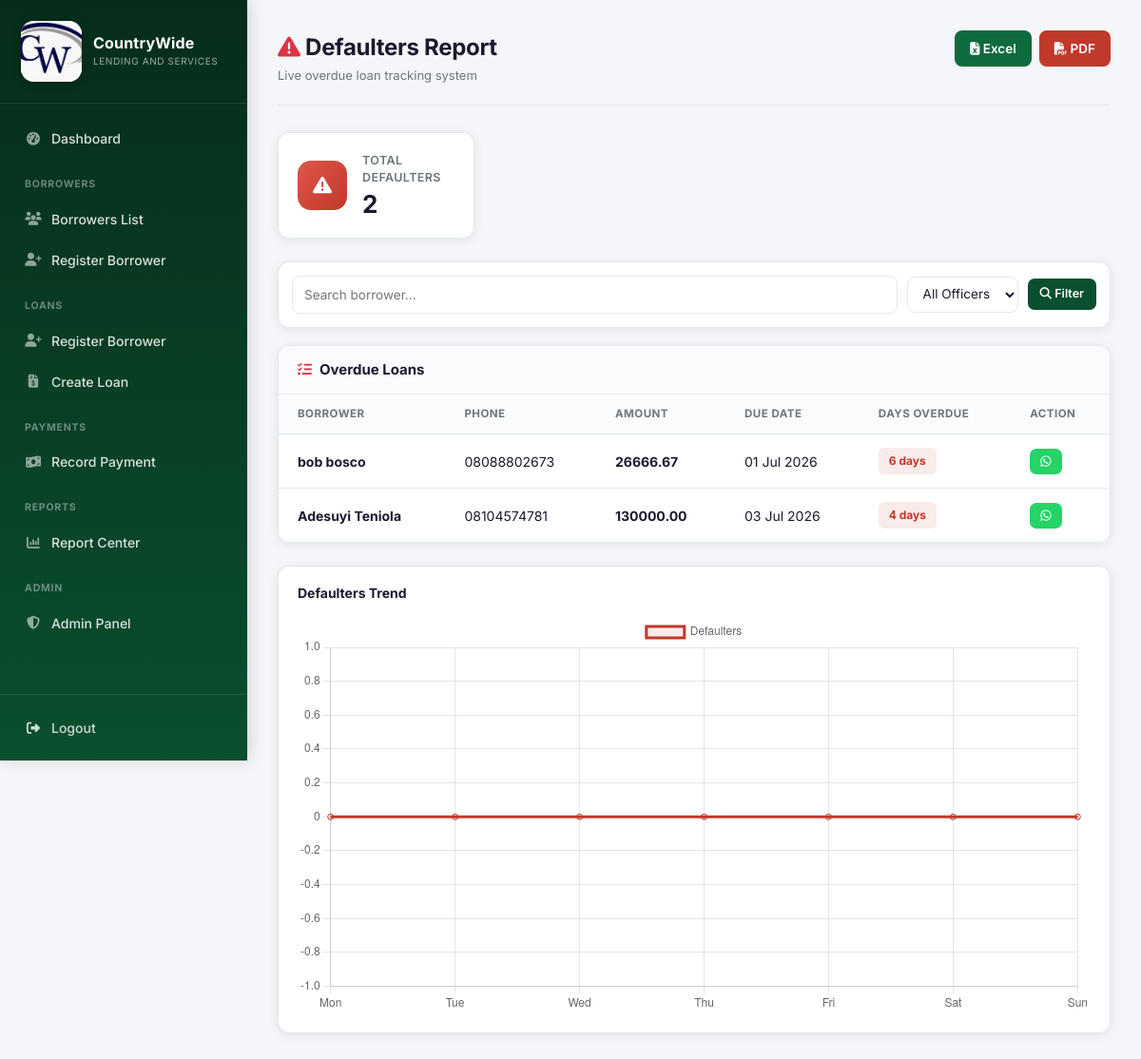
Screenshot of /defaulters/ (signed in) with the database file from the repository.
### borrowers/models.py (models this page shows, shortened)
class RepaymentSchedule(models.Model):
    loan = models.ForeignKey(
        Loan,
        on_delete=models.CASCADE,
        related_name='schedules'
    )
    installment_number = models.IntegerField()
    due_date = models.DateField()
    amount_due = models.DecimalField(
        max_digits=12,
        decimal_places=2
    )
    amount_paid = models.DecimalField(
        max_digits=12,
        decimal_places=2,
        default=0
    )
    STATUS_CHOICES = [
        ('pending', 'Pending'),
        ('partial', 'Partial'),
        ('paid', 'Paid'),
    ]
    status = models.CharField(
        max_length=10,
        choices=STATUS_CHOICES,
        default='pending'
    )

class Loan(models.Model):
    borrower = models.ForeignKey(
        'Borrower',
        on_delete=models.CASCADE,
        related_name='loans'
    )
    loan_amount = models.DecimalField(
        max_digits=12,
        decimal_places=2
    )
    interest_rate = models.DecimalField(
        max_digits=5,
        decimal_places=2
    )
    duration_weeks = models.PositiveIntegerField()
    start_date = models.DateField(
        auto_now_add=True
    )
    STATUS_CHOICES = [
        ('pending', 'Pending'),
        ('approved', 'Approved'),
        ('rejected', 'Rejected'),
        ('disbursed', 'Disbursed'),
        ('active', 'Active'),
        ('closed', 'Closed'),
    ]
    status = models.CharField(
        max_length=10,
        choices=STATUS_CHOICES,
        default='pending'
    )
    class Meta:
        ordering = ['-start_date']

class Borrower(models.Model):
    first_name = models.CharField(max_length=50)
    last_name = models.CharField(max_length=50)
    gender = models.CharField(max_length=10)
    phone = models.CharField(max_length=20)
    email = models.EmailField()
    address = models.TextField()
    city = models.CharField(max_length=50)
    state = models.CharField(max_length=50)
    occupation = models.CharField(max_length=100)
    next_of_kin_name = models.CharField(max_length=100)
    next_of_kin_phone = models.CharField(max_length=20)
    nin = models.CharField(max_length=50)
    bvn = models.CharField(max_length=50)
    bank_name = models.CharField(max_length=100)
    account_number = models.CharField(max_length=20)
    guarantor_name = models.CharField(max_length=100)
    guarantor_address = models.TextField()
    guarantor_phone = models.CharField(max_length=20)
    guarantor_occupation = models.CharField(max_length=100)
    borrower_photo = models.ImageField(upload_to='borrowers/')
    guarantor_photo = models.ImageField(upload_to='guarantors/')
    created_at = models.DateTimeField(auto_now_add=True)

### borrowers/views.py (the view)
@login_required
@role_required(lambda u: is_manager_or_superuser(u) or is_auditor(u))
def defaulters_report(request):
    overdue = RepaymentSchedule.objects.select_related(
        'loan',
        'loan__borrower'
    ).filter(
        status='pending',
        due_date__lt=date.today()
    )
    search = request.GET.get('search')
    if search:
        overdue = overdue.filter(
            Q(loan__borrower__first_name__icontains=search) |
            Q(loan__borrower__last_name__icontains=search) |
            Q(loan__borrower__phone__icontains=search)
        )
    for item in overdue:
        item.days_overdue = (date.today() - item.due_date).days
    chart_labels = ["Mon","Tue","Wed","Thu","Fri","Sat","Sun"]
    chart_data = [0,0,0,0,0,0,0]
    context = {
        "defaulters": overdue,
        "chart_labels": json.dumps(chart_labels),
        "chart_data": json.dumps(chart_data),
        "officers": [],   # keeps your template working
    }
    return render(
        request,
        "borrowers/defaulters.html",
        context
    )

### borrowers/context_processors.py (called while the page is built)
def company_settings(request):
    company = CompanySettings.objects.first()
    return {
        "company": company,
        "currency": company.currency_symbol if company else "₦",
        "company_footer": company.report_footer if company else "",
    }

### borrowers/templatetags/roles.py (called while the page is built)
@register.filter
def is_manager(user):
    return user.is_superuser or user.groups.filter(name='Manager').exists()

@register.filter
def is_cashier(user):
    return user.groups.filter(name='Cashier').exists()

@register.filter
def is_loan_officer(user):
    return user.groups.filter(name='Loan Officer').exists()

@register.filter
def is_auditor(user):
    return user.groups.filter(name='Auditor').exists()

### borrowers/views.py (called while the page is built)
def role_required(check):
    def decorator(view_func):
        @wraps(view_func)
        def wrapper(request, *args, **kwargs):
            if not request.user.is_authenticated:
                return redirect('login')
            if not check(request.user):
                return HttpResponse("Access Denied", status=403)
            return view_func(request, *args, **kwargs)
        return wrapper
    return decorator

def is_manager_or_superuser(user):
    return user.is_superuser or is_manager(user)

### borrowers/templates/borrowers/defaulters.html (shortened to what this page needs)
{% extends 'borrowers/base.html' %}
{% load static %}
{% block content %}
<div class="container-fluid px-0">
    <div class="topbar">
        <div>
            <div class="page-title">
                <i class="fa-solid fa-triangle-exclamation text-danger"></i>
                Defaulters Report
            </div>
            <div style="font-size:13px; color:var(--text-muted); margin-top:2px;">
                Live overdue loan tracking system
            </div>
        </div>
        <div class="d-flex gap-2">
            <a href="{% url 'export_defaulters_excel' %}" class="btn btn-success btn-smx">
                <i class="fa fa-file-excel"></i> Excel
            </a>
            <a href="{% url 'export_defaulters_pdf' %}" class="btn btn-danger btn-smx">
                <i class="fa fa-file-pdf"></i> PDF
            </a>
        </div>
    </div>
    <div class="row g-3 mb-4">
        <div class="col-md-3 col-6">
            <div class="stat-card">
                <div class="stat-icon red"><i class="fa-solid fa-triangle-exclamation"></i></div>
                <div>
                    <div class="stat-label">Total Defaulters</div>
                    <div class="stat-value">{{ defaulters|length }}</div>
                </div>
            </div>
        </div>
    </div>
    <form method="GET" class="filter-toolbar">
        <input type="text" name="search" placeholder="Search borrower..." value="{{ request.GET.search }}">
        <select name="loan_officer">
            <option value="">All Officers</option>
        </select>
        <button class="btn btn-primary btn-smx">
            <i class="fa fa-search"></i> Filter
        </button>
    </form>
    <div class="table-card">
        <div class="table-card-header">
            <h5><i class="fa-solid fa-list-check me-2 text-danger"></i>Overdue Loans</h5>
        </div>
        <div class="table-responsive">
            <table class="table table-hover align-middle">
                <thead>
                <tr>
                    <th>Borrower</th>
                    <th>Phone</th>
                    <th>Amount</th>
                    <th>Due Date</th>
                    <th>Days Overdue</th>
                    <th>Action</th>
                </tr>
                </thead>
                <tbody>
                    {% for item in defaulters %}
                    <tr>
                        <td>
                            <strong>{{ item.loan.borrower.first_name }} {{ item.loan.borrower.last_name }}</strong>
                        </td>
                        <td>{{ item.loan.borrower.phone }}</td>
                        <td><b>{{ company.currency_symbol }}{{ item.amount_due }}</b></td>
                        <td>{{ item.due_date|date:"d M Y" }}</td>
                        <td>
                            <span class="badge-overdue">
                                {{ item.days_overdue }} day{{ item.days_overdue|pluralize }}
                            </span>
                        </td>
                        <td>
                            <a class="wa-btn"
                            href="https://wa.me/234{{ item.loan.borrower.phone|cut:'0' }}"
                            target="_blank">
                                <i class="fab fa-whatsapp"></i>
                            </a>
                        </td>
                    </tr>
                    {% endfor %}
                </tbody>
            </table>
        </div>
    </div>
    <div class="chart-card mt-4">
        <h6>Defaulters Trend</h6>
        <canvas id="defaultersChart"></canvas>
    </div>
</div>
<script>
const ctx = document.getElementById('defaultersChart');
new Chart(ctx, {
    type: 'line',
    data: {
        labels: {{ chart_labels|safe }},
        datasets: [{
            label: 'Defaulters',
            data: {{ chart_data|safe }},
            borderColor: '#c0392b',
            backgroundColor: 'rgba(192,57,43,0.1)',
            fill: true,
            tension: 0.3
        }]
    }
});
</script>
{% endblock %}

### borrowers/templates/borrowers/base.html (shortened to what this page needs)
{% load static %}
<!DOCTYPE html>
<html lang="en">
<head>
    <link href="https://cdn.jsdelivr.net/npm/bootstrap@5.3.3/dist/css/bootstrap.min.css" rel="stylesheet">
    <link href="https://cdnjs.cloudflare.com/ajax/libs/font-awesome/6.5.0/css/all.min.css" rel="stylesheet">
</head>
<body>
{% include 'borrowers/sidebar.html' %}
<div class="content">
    {% block content %}
    {% endblock %}
</div>
</body>
</html>

### borrowers/templates/borrowers/sidebar.html (shortened to what this page needs)
{% load static %}
{% load roles %}
<div class="sidebar" id="appSidebar">
    <div class="sidebar-logo">
        <div class="logo-icon">
            <img src="{% static 'countrywide/images/CW_Logo.jpg' %}" alt="CountryWide Logo">
        </div>
        <div>
            <div class="logo-text">CountryWide</div>
            <div class="logo-sub">Lending and Services</div>
        </div>
    </div>
    <nav class="sidebar-nav">
        <ul class="menu">
            {% if request.user|is_manager %}
            <li>
                <a href="{% url 'dashboard' %}">
                    <i class="fa-solid fa-gauge-high"></i>
                    Dashboard
                </a>
            </li>
            {% endif %}
            {% if request.user|is_cashier or request.user|is_manager %}
            <li class="section">Borrowers</li>
            <li>
                <a href="{% url 'borrower_list' %}">
                    <i class="fa-solid fa-users"></i>
                    Borrowers List
                </a>
            </li>
            <li>
                <a href="{% url 'register' %}">
                    <i class="fa-solid fa-user-plus"></i>
                    Register Borrower
                </a>
            </li>
            {% endif %}
            {% if request.user|is_loan_officer or request.user|is_manager %}
            <li class="section">Loans</li>
            <li>
                <a href="{% url 'register' %}">
                    <i class="fa-solid fa-user-plus"></i>
                    Register Borrower
                </a>
            </li>
            <li>
                <a href="{% url 'loan_form' %}">
                    <i class="fa-solid fa-file-invoice-dollar"></i>
                    Create Loan
                </a>
            </li>
            {% endif %}
            {% if request.user|is_cashier or request.user|is_manager %}
            <li class="section">Payments</li>
            <li>
                <a href="{% url 'make_payment' %}">
                    <i class="fa-solid fa-money-bill-wave"></i>
                    Record Payment
                </a>
            </li>
            {% endif %}
            {% if request.user|is_auditor or request.user|is_manager %}
            <li class="section">Reports</li>
            <li>
                <a href="{% url 'report_center' %}">
                    <i class="fa-solid fa-chart-column"></i>
                    <span>Report Center</span>
                </a>
            </li>
            {% endif %}
            {% if request.user|is_manager %}
            <li class="section">Admin</li>
            <li>
                <a href="/admin/">
                    <i class="fa-solid fa-shield-halved"></i>
                    Admin Panel
                </a>
            </li>
            {% endif %}
        </ul>
    </nav>
    <div class="sidebar-footer">
        <a href="{% url 'logout' %}">
            <i class="fa-solid fa-right-from-bracket"></i>
            Logout
        </a>
    </div>
</div>

### rows the page displays
RepaymentSchedule: loan.borrower.first_name "bob", loan.borrower.last_name "bosco", loan.borrower.phone "08088802673", amount_due "26666.67", due_date "01 Jul 2026", days_overdue "6"
RepaymentSchedule: loan.borrower.first_name "Adesuyi", loan.borrower.last_name "Teniola", loan.borrower.phone "08104574781", amount_due "130000.00", due_date "03 Jul 2026", days_overdue "4"

### other values shown
{{ defaulters|length }} "2"
chart data {{ chart_data|safe }} [0, 0, 0, 0, 0, 0, 0]
